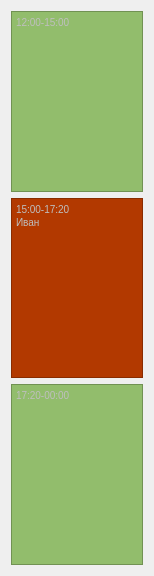
                     <widget class="QWidget" name="scrollAreaWidgetContents_5">
                      <property name="geometry">
                       <rect>
                        <x>0</x>
                        <y>0</y>
                        <width>154</width>
                        <height>576</height>
                       </rect>
                      </property>
                      <layout class="QVBoxLayout" name="verticalLayout_17">
                       <item>
                        <widget class="QTextEdit" name="textEdit_11">
                         <property name="enabled">
                          <bool>false</bool>
                         </property>
                         <property name="minimumSize">
                          <size>
                           <width>0</width>
                           <height>50</height>
                          </size>
                         </property>
                         <property name="maximumSize">
                          <size>
                           <width>16777215</width>
                           <height>16777215</height>
                          </size>
                         </property>
                         <property name="styleSheet">
                          <string notr="true">background-color: rgb(146, 189, 108);</string>
                         </property>
                         <property name="html">
                          <string>&lt;!DOCTYPE HTML PUBLIC &quot;-//W3C//DTD HTML 4.0//EN&quot; &quot;http://www.w3.org/TR/REC-html40/strict.dtd&quot;&gt;
&lt;html&gt;&lt;head&gt;&lt;meta name=&quot;qrichtext&quot; content=&quot;1&quot; /&gt;&lt;style type=&quot;text/css&quot;&gt;
p, li { white-space: pre-wrap; }
&lt;/style&gt;&lt;/head&gt;&lt;body style=&quot; font-family:'MS Shell Dlg 2'; font-size:7.8pt; font-weight:400; font-style:normal;&quot;&gt;
&lt;p style=&quot; margin-top:0px; margin-bottom:0px; margin-left:0px; margin-right:0px; -qt-block-indent:0; text-indent:0px;&quot;&gt;12:00-15:00&lt;/p&gt;&lt;/body&gt;&lt;/html&gt;</string>
                         </property>
                        </widget>
                       </item>
                       <item>
                        <widget class="QTextEdit" name="textEdit_12">
                         <property name="enabled">
                          <bool>false</bool>
                         </property>
                         <property name="minimumSize">
                          <size>
                           <width>0</width>
                           <height>50</height>
                          </size>
                         </property>
                         <property name="maximumSize">
                          <size>
                           <width>16777215</width>
                           <height>16777215</height>
                          </size>
                         </property>
                         <property name="styleSheet">
                          <string notr="true">background-color: rgb(178, 57, 0);</string>
                         </property>
                         <property name="html">
                          <string>&lt;!DOCTYPE HTML PUBLIC &quot;-//W3C//DTD HTML 4.0//EN&quot; &quot;http://www.w3.org/TR/REC-html40/strict.dtd&quot;&gt;
&lt;html&gt;&lt;head&gt;&lt;meta name=&quot;qrichtext&quot; content=&quot;1&quot; /&gt;&lt;style type=&quot;text/css&quot;&gt;
p, li { white-space: pre-wrap; }
&lt;/style&gt;&lt;/head&gt;&lt;body style=&quot; font-family:'MS Shell Dlg 2'; font-size:7.8pt; font-weight:400; font-style:normal;&quot;&gt;
&lt;p style=&quot; margin-top:0px; margin-bottom:0px; margin-left:0px; margin-right:0px; -qt-block-indent:0; text-indent:0px;&quot;&gt;15:00-17:20&lt;/p&gt;
&lt;p style=&quot; margin-top:0px; margin-bottom:0px; margin-left:0px; margin-right:0px; -qt-block-indent:0; text-indent:0px;&quot;&gt;Иван&lt;/p&gt;&lt;/body&gt;&lt;/html&gt;</string>
                         </property>
                        </widget>
                       </item>
                       <item>
                        <widget class="QTextEdit" name="textEdit_13">
                         <property name="enabled">
                          <bool>false</bool>
                         </property>
                         <property name="minimumSize">
                          <size>
                           <width>0</width>
                           <height>50</height>
                          </size>
                         </property>
                         <property name="maximumSize">
                          <size>
                           <width>16777215</width>
                           <height>16777215</height>
                          </size>
                         </property>
                         <property name="styleSheet">
                          <string notr="true">background-color: rgb(146, 189, 108);</string>
                         </property>
                         <property name="html">
                          <string>&lt;!DOCTYPE HTML PUBLIC &quot;-//W3C//DTD HTML 4.0//EN&quot; &quot;http://www.w3.org/TR/REC-html40/strict.dtd&quot;&gt;
&lt;html&gt;&lt;head&gt;&lt;meta name=&quot;qrichtext&quot; content=&quot;1&quot; /&gt;&lt;style type=&quot;text/css&quot;&gt;
p, li { white-space: pre-wrap; }
&lt;/style&gt;&lt;/head&gt;&lt;body style=&quot; font-family:'MS Shell Dlg 2'; font-size:7.8pt; font-weight:400; font-style:normal;&quot;&gt;
&lt;p style=&quot; margin-top:0px; margin-bottom:0px; margin-left:0px; margin-right:0px; -qt-block-indent:0; text-indent:0px;&quot;&gt;17:20-00:00&lt;/p&gt;&lt;/body&gt;&lt;/html&gt;</string>
                         </property>
                        </widget>
                       </item>
                      </layout>
                     </widget>
